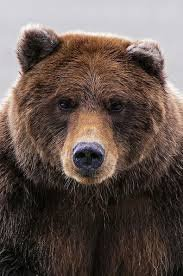
#> input picture images/Bear/04e5d04320.jpg, 183 x 276 px, found by its file name; its folder holds 4 pictures in this run; the run also reads 1 picture not shown here
$ python object_detection2.py
#> lines starting #> are read from the running program, lines starting #| are printed output that depends on the picture
import os
import numpy as np
import matplotlib.pyplot as plt
import joblib
from skimage.io import imread
from skimage.transform import resize, rescale
from collections import Counter
from sklearn.model_selection import train_test_split
from sklearn.base import BaseEstimator, TransformerMixin
from skimage.feature import hog
import skimage.color
from sklearn.linear_model import SGDClassifier
from sklearn.preprocessing import StandardScaler
from sklearn.metrics import confusion_matrix, ConfusionMatrixDisplay
import pandas as pd
from mpl_toolkits.axes_grid1 import make_axes_locatable


# === 1. Prepare Dataset ===
def resize_all(src, pklname, include, width=80, height=None):
#> called with pklname = 'animal_faces', width = 80
    height = height if height else width
    data = {
        'description': f'resized ({width}x{height}) animal images in rgb',
        'label': [],
        'filename': [],
        'data': []
    }

    pklname = f'{pklname}_{width}x{height}px.pkl'

    for subdir in os.listdir(src):
        if subdir in include:
            print('Processing:', subdir)
            current_path = os.path.join(src, subdir)
            for file in os.listdir(current_path):
                if file.lower().endswith(('jpg', 'jpeg', 'png')):
                    img = imread(os.path.join(current_path, file))
#> img is the input picture: shape (276, 183, 3); mean R, G, B 100.7, 86.3, 80.2
                    img = resize(img, (width, height))
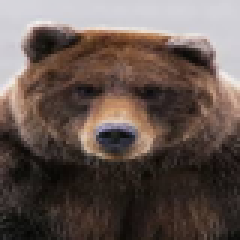
#> img: shape (80, 80, 3) float64 (shown 3 times larger); mean R, G, B 0.395, 0.339, 0.314
                    data['label'].append(subdir)
                    data['filename'].append(file)
                    data['data'].append(img)
#> pass 2 of the loop in resize_all, `for subdir in os.listdir(src):`:
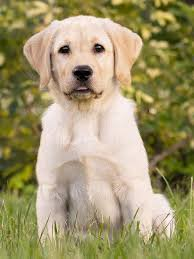
#> input picture images/Dog/2a8a6a6050 - Copy.jpg, 194 x 259 px, found by its file name
#> in resize_all, img is the input picture: shape (259, 194, 3); mean R, G, B 160.6, 150, 109
#> in resize_all, `img = resize(img, (width, height))`:
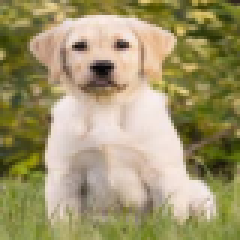
#> img: shape (80, 80, 3) float64 (shown 3 times larger); mean R, G, B 0.63, 0.588, 0.428
    joblib.dump(data, pklname)


# === 2. Resize & Save Dataset ===
base_name = 'animal_faces'
width = 80
include = {'Bear', 'Cat', 'Cow', 'Dog', 'Donkey', 'Duck', 'Elephant', 'Fox', 'Goat', 'Lion', 'Tiger', 'Wolf'}
data_path = r'C:\Users\ASUS\Desktop\4-1research\images'

resize_all(src=data_path, pklname=base_name, width=width, include=include)


# === 3. Load Pickle Dataset ===
data = joblib.load(f'{base_name}_{width}x{width}px.pkl')

print('Number of samples:', len(data['data']))
print('Keys:', list(data.keys()))
print('Description:', data['description'])
print('Image shape:', data['data'][0].shape)
print('Labels:', np.unique(data['label']))
label_counts = Counter(data['label'])
print('Label counts:')
for label, count in label_counts.items():
    print(f'{label}: {count}')


# === 4. Plot sample image per label ===
labels = np.unique(data['label'])
fig, axes = plt.subplots(1, len(labels), figsize=(15, 4))
fig.tight_layout()

for ax, label in zip(axes, labels):
    idx = data['label'].index(label)
    ax.imshow(data['data'][idx])
    ax.axis('off')
    ax.set_title(label)
plt.show()


# === HOG visualization on sample image ===
dog_img = imread('C:/Users/ASUS/Desktop/4-1research/images/Dog/2a8a6a6050 - Copy.jpg', as_gray=True)
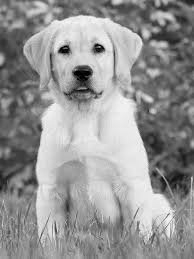
#> dog_img: shape (259, 194) float64; min 0.000833, max 0.984, mean 0.585
dog_img_rescaled = rescale(dog_img, 1/3, mode='reflect')
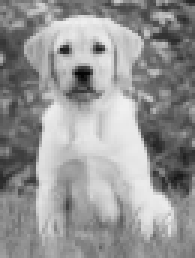
#> dog_img_rescaled: shape (86, 65) float64 (shown 3 times larger); min 0.0233, max 0.942, mean 0.585

dog_hog_features, dog_hog_image = hog(
    dog_img_rescaled,
    pixels_per_cell=(14, 14),
    cells_per_block=(2, 2),
    orientations=9,
    visualize=True,
    block_norm='L2-Hys'
)
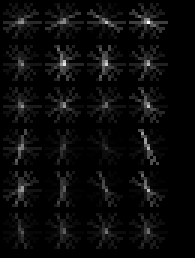
#> dog_hog_image: shape (86, 65) float64 (shown 3 times larger); min 0, max 0.161, mean 0.00656; drawn with min black and max white
#> dog_hog_features = 540 values, max 0.313 at index 412, min 0.00777 at index 508, mean 0.15

fig, ax = plt.subplots(1, 2, figsize=(8, 6))
for a in ax:
    a.tick_params(bottom=False, left=False, labelbottom=False, labelleft=False)

ax[0].imshow(dog_img_rescaled, cmap='gray')
ax[0].set_title('dog')
ax[1].imshow(dog_hog_image, cmap='gray')
ax[1].set_title('hog')
plt.show()

print('Number of pixels:', dog_img_rescaled.shape[0] * dog_img_rescaled.shape[1])
#| Number of pixels: 5590
print('Number of hog features:', dog_hog_features.shape[0])
#| Number of hog features: 540


# === 5. Train/Test split ===
X = np.array(data['data'])
y = np.array(data['label'])
X_train, X_test, y_train, y_test = train_test_split(X, y, test_size=0.2, shuffle=True, random_state=42)


# === 6. Relative distribution bar plot ===
def plot_bar(y, loc='left', relative=True):
    width = 0.35
    n = -0.5 if loc == 'left' else 0.5

    unique, counts = np.unique(y, return_counts=True)
    sorted_index = np.argsort(unique)
    unique = unique[sorted_index]
    counts = counts[sorted_index]

    if relative:
        counts = 100 * counts / len(y)
        ylabel_text = '% count'
    else:
        ylabel_text = 'count'

    xtemp = np.arange(len(unique))
    plt.bar(xtemp + n * width, counts, align='center', alpha=0.7, width=width)
    plt.xticks(xtemp, unique, rotation=45)
    plt.xlabel('animal type')
    plt.ylabel(ylabel_text)

plt.suptitle('Relative amount of photos per type')
plot_bar(y_train, loc='left')
plot_bar(y_test, loc='right')
plt.legend([f'train ({len(y_train)} photos)', f'test ({len(y_test)} photos)'])
plt.show()


# === 7. Define Transformers ===
class RGB2GrayTransformer(BaseEstimator, TransformerMixin):
    def fit(self, X, y=None):
        return self

    def transform(self, X, y=None):
        return np.array([skimage.color.rgb2gray(img) for img in X])

class HogTransformer(BaseEstimator, TransformerMixin):
    def __init__(self, y=None, orientations=9,
                 pixels_per_cell=(14, 14),
                 cells_per_block=(2, 2), block_norm='L2-Hys'):
        self.y = y
        self.orientations = orientations
        self.pixels_per_cell = pixels_per_cell
        self.cells_per_block = cells_per_block
        self.block_norm = block_norm

    def fit(self, X, y=None):
        return self

    def transform(self, X, y=None):
        def local_hog(img):
            return hog(img,
                       orientations=self.orientations,
                       pixels_per_cell=self.pixels_per_cell,
                       cells_per_block=self.cells_per_block,
                       block_norm=self.block_norm)
        features = [local_hog(img) for img in X]
        return np.array(features)


# === 8. Preprocess & Train ===
grayify = RGB2GrayTransformer()
hogify = HogTransformer(pixels_per_cell=(14, 14), cells_per_block=(2, 2), orientations=9, block_norm='L2-Hys')
scalify = StandardScaler()

X_train_gray = grayify.fit_transform(X_train)
X_train_hog = hogify.fit_transform(X_train_gray)
X_train_prepared = scalify.fit_transform(X_train_hog)

sgd_clf = SGDClassifier(random_state=42, max_iter=1000, tol=1e-3)
sgd_clf.fit(X_train_prepared, y_train)


# === 9. Evaluate on Test Data ===
X_test_gray = grayify.transform(X_test)
X_test_hog = hogify.transform(X_test_gray)
X_test_prepared = scalify.transform(X_test_hog)

y_pred = sgd_clf.predict(X_test_prepared)


# Accuracy output like in notebook cell [16]
print(np.array(y_pred == y_test)[:25])
print('')
accuracy = 100*np.sum(y_pred == y_test)/len(y_test)
print('Percentage correct: ', accuracy)


def plot_confusion_matrix(cmx, vmax1=None, vmax2=None, vmax3=None):
    cmx_norm = 100 * cmx / cmx.sum(axis=1, keepdims=True)
    cmx_zero_diag = cmx_norm.copy()
    np.fill_diagonal(cmx_zero_diag, 0)

    fig, ax = plt.subplots(ncols=3)
    fig.set_size_inches(12, 3)
    [a.set_xticks(range(len(cmx)+1)) for a in ax]
    [a.set_yticks(range(len(cmx)+1)) for a in ax]

    im1 = ax[0].imshow(cmx, vmax=vmax1)
    ax[0].set_title('as is')
    im2 = ax[1].imshow(cmx_norm, vmax=vmax2)
    ax[1].set_title('%')
    im3 = ax[2].imshow(cmx_zero_diag, vmax=vmax3)
    ax[2].set_title('% and 0 diagonal')

    dividers = [make_axes_locatable(a) for a in ax]
    cax1, cax2, cax3 = [divider.append_axes("right", size="5%", pad=0.1) for divider in dividers]

    fig.colorbar(im1, cax=cax1)
    fig.colorbar(im2, cax=cax2)
    fig.colorbar(im3, cax=cax3)
    fig.tight_layout()
    plt.show()


# === 10. Small yes/no confusion matrix example ===
labels_example = ['yes', 'yes', 'yes', 'yes', 'yes', 'yes', 'no',  'no', 'no', 'no']
predictions_example = ['yes', 'yes', 'yes', 'yes', 'no',  'no',  'yes', 'no', 'no', 'no']

df_example = pd.DataFrame(
    np.c_[labels_example, predictions_example],
    columns=['true_label', 'prediction']
)
print('\nExample yes/no predictions:')
print(df_example)

label_names_example = ['yes', 'no']
cmx_example = confusion_matrix(labels_example, predictions_example, labels=label_names_example)
df_cmx_example = pd.DataFrame(cmx_example, columns=label_names_example, index=label_names_example)
df_cmx_example.columns.name = 'prediction'
df_cmx_example.index.name = 'label'
print('\nExample confusion matrix:')
print(df_cmx_example)

plt.imshow(cmx_example)
plt.xticks([])
plt.yticks([])
plt.colorbar()
plt.title('Example Confusion Matrix (yes/no)')
plt.show()
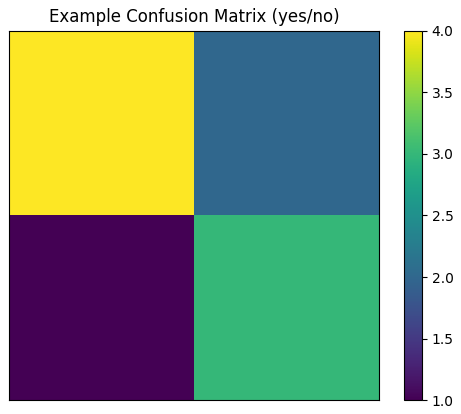
#> figure drawn by matplotlib, 2 panels

# === 11. Animal classification confusion matrix ===
label_names = sorted(np.unique(y_test))
cmx = confusion_matrix(y_test, y_pred, labels=label_names)
df_cmx = pd.DataFrame(cmx, columns=label_names, index=label_names)
df_cmx.columns.name = 'prediction'
df_cmx.index.name = 'label'
print('\nAnimal classification confusion matrix:')
print(df_cmx)

# Plot simple confusion matrix
disp = ConfusionMatrixDisplay(confusion_matrix=cmx, display_labels=label_names)
disp.plot(cmap=plt.cm.Blues, xticks_rotation=45)
plt.tight_layout()
plt.title('Animal Classification Confusion Matrix')
plt.show()
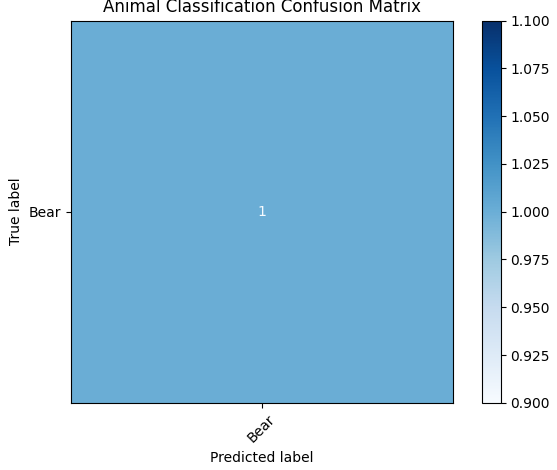
#> figure drawn by matplotlib, 2 panels

# Plot detailed comparison (3-panel) confusion matrix
plot_confusion_matrix(cmx)
#> in plot_confusion_matrix, `plt.show()`:
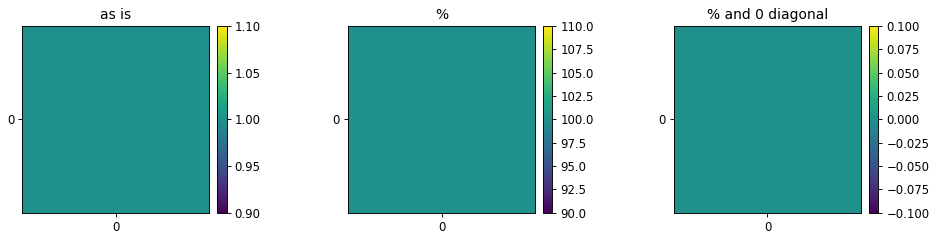
#> figure drawn by matplotlib, 6 panels

# Print label order
print('\nLabel order:', sorted(np.unique(y_test)))


# === 12. Show prediction vs true in DataFrame ===
result_df = pd.DataFrame({
    'true_label': y_test,
    'prediction': y_pred
})
print(result_df.head(10))


from sklearn.pipeline import Pipeline
from sklearn import svm

HOG_pipeline = Pipeline([
    ('grayify', RGB2GrayTransformer()),
    ('hogify', HogTransformer(
        pixels_per_cell=(14, 14),
        cells_per_block=(2, 2),
        orientations=9,
        block_norm='L2-Hys')
    ),
    ('scalify', StandardScaler()),
    ('classify', SGDClassifier(random_state=42, max_iter=1000, tol=1e-3))
])

clf = HOG_pipeline.fit(X_train, y_train)
print('Percentage correct: ', 100*np.sum(clf.predict(X_test) == y_test)/len(y_test))
